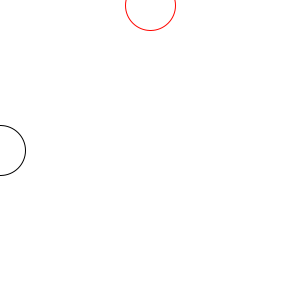
Frame 1 (no input)
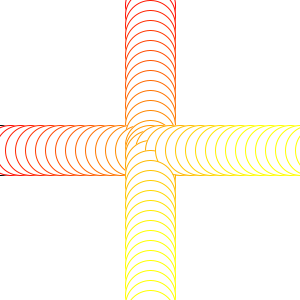
Frame 60 (the mouse pressed at the canvas centre just before this capture)
Frame 120 (the mouse held since frame 60 and released just before this capture): identical to frame 60, image omitted

The Processing sketch that drew these frames (run headless with seeded random() and noise(); from frame 60 on, the mouse is pressed at the canvas centre):

// Processing sketch: processing_180271
// ── processing_180271.pde

float a = 0.1;

void setup() {
  background(255);
  size(300,300);
}

  void draw(){
    ellipse(a,150,50,50);
    a=a+5;
    stroke(255,a,0);
    ellipse(150,a,50,50);
    a=a+5;
    stroke(255,a,0);
    println(a);
    
  }
